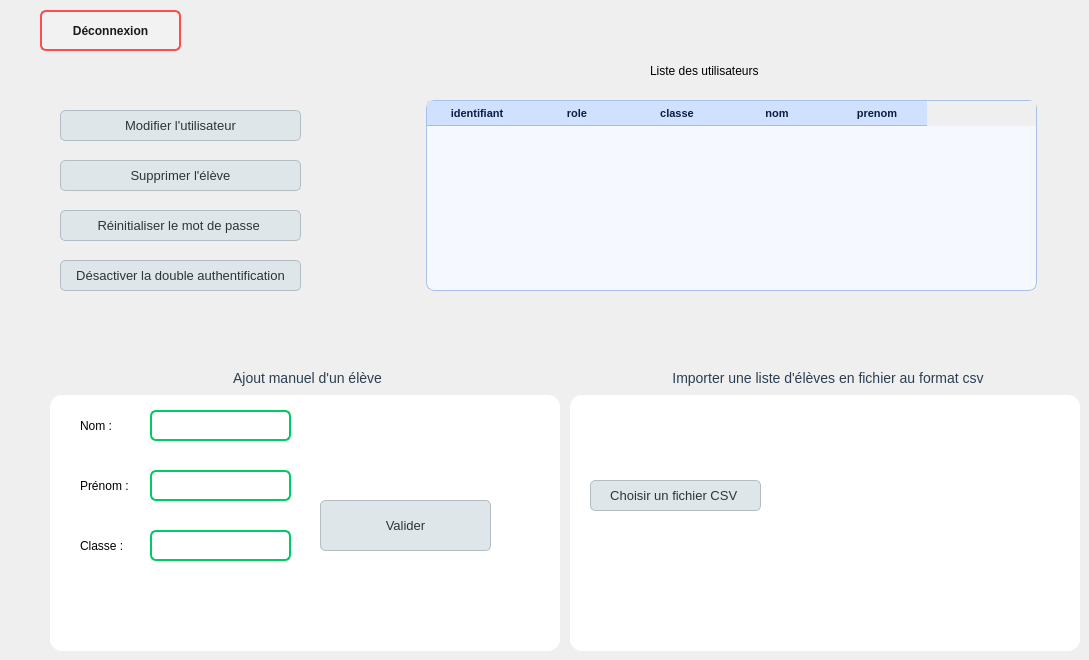
     <widget class="QWidget" name="tab_4">
      <attribute name="title">
       <string>Administration</string>
      </attribute>
      <widget class="QGroupBox" name="groupBox">
       <property name="geometry">
        <rect>
         <x>50</x>
         <y>370</y>
         <width>510</width>
         <height>281</height>
        </rect>
       </property>
       <property name="styleSheet">
        <string notr="true">QGroupBox {
    border: 2px solid qlineargradient(
        spread:pad, x1:0, y1:0, x2:1, y2:0,
        stop:0 #6dd5fa, stop:1 #2980b9
    );
    border-radius: 12px;
    margin-top: 25px;
    background-color: #ffffff;
    color: #1a1a1a;
    padding: 15px;
    font-family: &quot;Segoe UI&quot;, sans-serif;
    font-size: 14px;
}

QGroupBox::title {
    subcontrol-origin: margin;
    subcontrol-position: top center;
    background-color: transparent;
    color: #2c3e50;  /* Bleu-gris foncé, élégant et lisible */
    font-size: 16px;
    font-weight: bold;
    padding: 0 10px;
    text-transform: uppercase;
    letter-spacing: 1px;
}
</string>
       </property>
       <property name="title">
        <string>Ajout manuel d'un élève</string>
       </property>
       <widget class="QLineEdit" name="lE_nom_eleve">
        <property name="geometry">
         <rect>
          <x>100</x>
          <y>40</y>
          <width>141</width>
          <height>31</height>
         </rect>
        </property>
        <property name="styleSheet">
         <string notr="true">QLineEdit {
    background-color: #ffffff;       /* Fond blanc */
    border: 2px solid #00cc66;       /* Vert néon */
    border-radius: 6px;
    padding: 5px;
    color: #003300;                  /* Texte vert foncé */
    selection-background-color: #99ffcc;
}

QLineEdit:focus {
    border: 2px solid #00e673;       /* Vert plus intense au focus */
}
</string>
        </property>
       </widget>
       <widget class="QLineEdit" name="lE_prenom_eleve">
        <property name="geometry">
         <rect>
          <x>100</x>
          <y>100</y>
          <width>141</width>
          <height>31</height>
         </rect>
        </property>
        <property name="styleSheet">
         <string notr="true">QLineEdit {
    background-color: #ffffff;       /* Fond blanc */
    border: 2px solid #00cc66;       /* Vert néon */
    border-radius: 6px;
    padding: 5px;
    color: #003300;                  /* Texte vert foncé */
    selection-background-color: #99ffcc;
}

QLineEdit:focus {
    border: 2px solid #00e673;       /* Vert plus intense au focus */
}
</string>
        </property>
       </widget>
       <widget class="QLineEdit" name="lE_classe_eleve">
        <property name="geometry">
         <rect>
          <x>100</x>
          <y>160</y>
          <width>141</width>
          <height>31</height>
         </rect>
        </property>
        <property name="styleSheet">
         <string notr="true">QLineEdit {
    background-color: #ffffff;       /* Fond blanc */
    border: 2px solid #00cc66;       /* Vert néon */
    border-radius: 6px;
    padding: 5px;
    color: #003300;                  /* Texte vert foncé */
    selection-background-color: #99ffcc;
}

QLineEdit:focus {
    border: 2px solid #00e673;       /* Vert plus intense au focus */
}
</string>
        </property>
       </widget>
       <widget class="QLabel" name="label_3">
        <property name="geometry">
         <rect>
          <x>30</x>
          <y>45</y>
          <width>71</width>
          <height>21</height>
         </rect>
        </property>
        <property name="text">
         <string>Nom : </string>
        </property>
       </widget>
       <widget class="QLabel" name="label_4">
        <property name="geometry">
         <rect>
          <x>30</x>
          <y>105</y>
          <width>71</width>
          <height>21</height>
         </rect>
        </property>
        <property name="text">
         <string>Prénom : </string>
        </property>
       </widget>
       <widget class="QLabel" name="label_5">
        <property name="geometry">
         <rect>
          <x>30</x>
          <y>165</y>
          <width>71</width>
          <height>21</height>
         </rect>
        </property>
        <property name="text">
         <string>Classe :</string>
        </property>
       </widget>
       <widget class="QPushButton" name="pb_valider_ajout_eleve">
        <property name="geometry">
         <rect>
          <x>270</x>
          <y>130</y>
          <width>171</width>
          <height>51</height>
         </rect>
        </property>
        <property name="styleSheet">
         <string notr="true">QPushButton {
    background-color: #dfe6e9;
    border: 1px solid #b2bec3;
    border-radius: 5px;
    color: #2d3436;
    padding: 6px 12px;
    font: 13px;
}

QPushButton:hover {
    background-color: #b2bec3;
}

QPushButton:pressed {
    background-color: #636e72;
    color: #ffffff;
}</string>
        </property>
        <property name="text">
         <string>Valider</string>
        </property>
       </widget>
       <widget class="QLabel" name="l_resultat_ajout_eleve">
        <property name="geometry">
         <rect>
          <x>50</x>
          <y>220</y>
          <width>441</width>
          <height>41</height>
         </rect>
        </property>
        <property name="text">
         <string/>
        </property>
       </widget>
      </widget>
      <widget class="QGroupBox" name="groupBox_2">
       <property name="geometry">
        <rect>
         <x>570</x>
         <y>370</y>
         <width>510</width>
         <height>281</height>
        </rect>
       </property>
       <property name="styleSheet">
        <string notr="true">QGroupBox {
    border: 2px solid qlineargradient(
        spread:pad, x1:0, y1:0, x2:1, y2:0,
        stop:0 #6dd5fa, stop:1 #2980b9
    );
    border-radius: 12px;
    margin-top: 25px;
    background-color: #ffffff;
    color: #1a1a1a;
    padding: 15px;
    font-family: &quot;Segoe UI&quot;, sans-serif;
    font-size: 14px;
}

QGroupBox::title {
    subcontrol-origin: margin;
    subcontrol-position: top center;
    background-color: transparent;
    color: #2c3e50;  /* Bleu-gris foncé, élégant et lisible */
    font-size: 16px;
    font-weight: bold;
    padding: 0 10px;
    text-transform: uppercase;
    letter-spacing: 1px;
}
</string>
       </property>
       <property name="title">
        <string>Importer une liste d'élèves en fichier au format csv</string>
       </property>
       <widget class="QPushButton" name="pb_choix_fichierCSV">
        <property name="geometry">
         <rect>
          <x>20</x>
          <y>110</y>
          <width>171</width>
          <height>31</height>
         </rect>
        </property>
        <property name="styleSheet">
         <string notr="true">QPushButton {
    background-color: #dfe6e9;
    border: 1px solid #b2bec3;
    border-radius: 5px;
    color: #2d3436;
    padding: 6px 12px;
    font: 13px;
}

QPushButton:hover {
    background-color: #b2bec3;
}

QPushButton:pressed {
    background-color: #636e72;
    color: #ffffff;
}</string>
        </property>
        <property name="text">
         <string>Choisir un fichier CSV </string>
        </property>
       </widget>
       <widget class="QLabel" name="l_nomFichier">
        <property name="geometry">
         <rect>
          <x>210</x>
          <y>110</y>
          <width>281</width>
          <height>41</height>
         </rect>
        </property>
        <property name="text">
         <string/>
        </property>
       </widget>
      </widget>
      <widget class="QTableWidget" name="tE_listeUtilisateur">
       <property name="geometry">
        <rect>
         <x>426</x>
         <y>100</y>
         <width>611</width>
         <height>191</height>
        </rect>
       </property>
       <property name="styleSheet">
        <string notr="true">QTableWidget {
    background-color: #f5f8ff;
    border: 1px solid #a9c1e8;
    border-radius: 8px;
    gridline-color: #c9d7ec;
    font-size: 11px;
    color: #0d1e40; /* Texte en bleu foncé */
    selection-background-color: #b3d1ff;
    selection-color: #000000;
}

QHeaderView::section {
    background-color: #d0e1ff;
    color: #0d1e40; /* Bleu foncé pour les titres */
    padding: 3px 6px;
    border: none;
    border-bottom: 1px solid #a3bde3;
    font-weight: bold;
    font-size: 11px;
}

QTableWidget::item {
    padding: 3px 5px;
    border: none;
}

QTableWidget::item:selected {
    background-color: #b3d1ff;
    color: #000000;
}

QTableCornerButton::section {
    background-color: #d0e1ff;
    border: none;
}
</string>
       </property>
       <column>
        <property name="text">
         <string>identifiant</string>
        </property>
       </column>
       <column>
        <property name="text">
         <string>role</string>
        </property>
       </column>
       <column>
        <property name="text">
         <string>classe</string>
        </property>
       </column>
       <column>
        <property name="text">
         <string>nom</string>
        </property>
       </column>
       <column>
        <property name="text">
         <string>prenom</string>
        </property>
       </column>
      </widget>
      <widget class="QLabel" name="label_2">
       <property name="geometry">
        <rect>
         <x>650</x>
         <y>60</y>
         <width>261</width>
         <height>21</height>
        </rect>
       </property>
       <property name="text">
        <string>Liste des utilisateurs</string>
       </property>
      </widget>
      <widget class="QPushButton" name="pb_deconnecter_5">
       <property name="geometry">
        <rect>
         <x>40</x>
         <y>10</y>
         <width>141</width>
         <height>41</height>
        </rect>
       </property>
       <property name="styleSheet">
        <string notr="true">QPushButton {
    background-color: #f2f2f2;   /* Gris très clair */
    color: #1a1a1a;              /* Texte noir doux */
    border: 2px solid #ff4d4d;
    border-radius: 6px;
    padding: 6px;
    font-weight: bold;
}

QPushButton:hover {
    background-color: #ffe6e6;
    border-color: #ff1a1a;
    color: #000000;              /* Texte noir foncé au survol */
}
</string>
       </property>
       <property name="text">
        <string>Déconnexion</string>
       </property>
      </widget>
      <widget class="QPushButton" name="pb_modifier_utilisateur">
       <property name="geometry">
        <rect>
         <x>60</x>
         <y>110</y>
         <width>241</width>
         <height>31</height>
        </rect>
       </property>
       <property name="styleSheet">
        <string notr="true">QPushButton {
    background-color: #dfe6e9;
    border: 1px solid #b2bec3;
    border-radius: 5px;
    color: #2d3436;
    padding: 6px 12px;
    font: 13px;
}

QPushButton:hover {
    background-color: #b2bec3;
}

QPushButton:pressed {
    background-color: #636e72;
    color: #ffffff;
}</string>
       </property>
       <property name="text">
        <string>Modifier l'utilisateur</string>
       </property>
      </widget>
      <widget class="QPushButton" name="pb_supprimer_utilisateur">
       <property name="geometry">
        <rect>
         <x>60</x>
         <y>160</y>
         <width>241</width>
         <height>31</height>
        </rect>
       </property>
       <property name="styleSheet">
        <string notr="true">QPushButton {
    background-color: #dfe6e9;
    border: 1px solid #b2bec3;
    border-radius: 5px;
    color: #2d3436;
    padding: 6px 12px;
    font: 13px;
}

QPushButton:hover {
    background-color: #b2bec3;
}

QPushButton:pressed {
    background-color: #636e72;
    color: #ffffff;
}</string>
       </property>
       <property name="text">
        <string>Supprimer l'élève</string>
       </property>
      </widget>
      <widget class="QPushButton" name="pb_reinit_mdp">
       <property name="geometry">
        <rect>
         <x>60</x>
         <y>210</y>
         <width>241</width>
         <height>31</height>
        </rect>
       </property>
       <property name="styleSheet">
        <string notr="true">QPushButton {
    background-color: #dfe6e9;
    border: 1px solid #b2bec3;
    border-radius: 5px;
    color: #2d3436;
    padding: 6px 12px;
    font: 13px;
}

QPushButton:hover {
    background-color: #b2bec3;
}

QPushButton:pressed {
    background-color: #636e72;
    color: #ffffff;
}</string>
       </property>
       <property name="text">
        <string>Réinitialiser le mot de passe </string>
       </property>
      </widget>
      <widget class="QPushButton" name="pb_desactiver_2AF">
       <property name="geometry">
        <rect>
         <x>60</x>
         <y>260</y>
         <width>241</width>
         <height>31</height>
        </rect>
       </property>
       <property name="styleSheet">
        <string notr="true">QPushButton {
    background-color: #dfe6e9;
    border: 1px solid #b2bec3;
    border-radius: 5px;
    color: #2d3436;
    padding: 6px 12px;
    font: 13px;
}

QPushButton:hover {
    background-color: #b2bec3;
}

QPushButton:pressed {
    background-color: #636e72;
    color: #ffffff;
}</string>
       </property>
       <property name="text">
        <string>Désactiver la double authentification</string>
       </property>
      </widget>
      <widget class="QLabel" name="l_infos_utilisateur">
       <property name="geometry">
        <rect>
         <x>470</x>
         <y>310</y>
         <width>561</width>
         <height>21</height>
        </rect>
       </property>
       <property name="text">
        <string/>
       </property>
      </widget>
     </widget>
